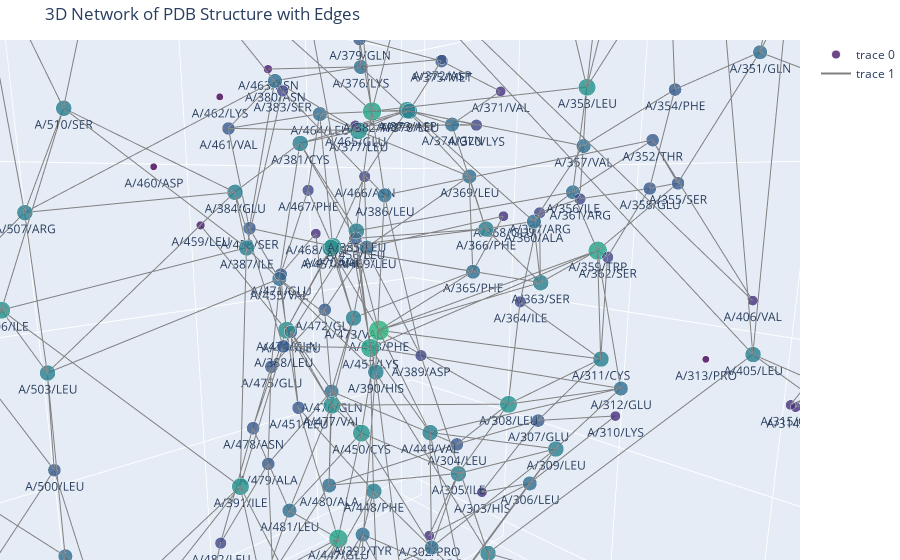

Here is the notebook cell this chart was saved with:
### Code cell
import json
import plotly.graph_objects as go

# Load the JSON data from a file
with open('/Users/davidfoutch/Desktop/7tt8.json', 'r') as file:
    json_data = json.load(file)

# Extract node and edge data from the loaded JSON
nodes = json_data['elements']['nodes']
edges = json_data['elements'].get('edges', [])  # Get edges, or default to an empty list

# Extract node coordinates and other data
node_positions = {node['data']['id']: (node['data']['x_coord'], node['data']['y_coord'], node['data']['z_coord']) for node in nodes}
x_coords = [pos[0] for pos in node_positions.values()]
y_coords = [pos[1] for pos in node_positions.values()]
z_coords = [pos[2] for pos in node_positions.values()]
labels = list(node_positions.keys())
degrees = [node['data']['degree'] for node in nodes]

# Create a 3D scatter plot for the nodes
node_trace = go.Scatter3d(
    x=x_coords, 
    y=y_coords, 
    z=z_coords,
    mode='markers+text',
    textposition="bottom center",
    marker=dict(
        size=[5 + degree for degree in degrees],  # Size by degree
        color=degrees,  # Color by degree
        colorscale='Viridis',  # Color scale
        opacity=0.8
    ),
    text=labels,  # Display the node ID on hover
    hoverinfo='text'
)

# Prepare the edges (lines between nodes)
edge_x = []
edge_y = []
edge_z = []

for edge in edges:
    source_node = edge['data']['source']
    target_node = edge['data']['target']
    
    # Get the positions of the source and target nodes
    if source_node in node_positions and target_node in node_positions:
        x0, y0, z0 = node_positions[source_node]
        x1, y1, z1 = node_positions[target_node]
    
        # Add the coordinates for the edge (line)
        edge_x.extend([x0, x1, None])  # None separates the edges
        edge_y.extend([y0, y1, None])
        edge_z.extend([z0, z1, None])

# Create a 3D line plot for the edges
edge_trace = go.Scatter3d(
    x=edge_x,
    y=edge_y,
    z=edge_z,
    mode='lines',
    line=dict(color='gray', width=2),
    hoverinfo='none'
)

# Create the 3D plot
fig = go.Figure(data=[node_trace, edge_trace])

# Set plot title and axis labels
fig.update_layout(
    title="3D Network of PDB Structure with Edges",
    scene=dict(
        xaxis_title='X Coordinate',
        yaxis_title='Y Coordinate',
        zaxis_title='Z Coordinate'
    ),
    margin=dict(l=0, r=0, b=0, t=40)  # Adjust margins
)

# Show the figure
fig.show()

### Figure 1 — Plotly figure (JSON) as saved in the notebook; plotly's stock layout.template omitted (floating-point values rounded to 4 significant figures; data arrays with more than 128 entries replaced by an {"elided": "..."} marker saying what was removed)
{"data": [{"hoverinfo": "text", "marker": {"color": {"elided": "236 int values"}, "colorscale": [[0, "#440154"], [0.1111, "#482878"], [0.2222, "#3e4989"], [0.3333, "#31688e"], [0.4444, "#26828e"], [0.5556, "#1f9e89"], [0.6667, "#35b779"], [0.7778, "#6ece58"], [0.8889, "#b5de2b"], [1, "#fde725"]], "opacity": 0.8, "size": {"elided": "236 int values"}}, "mode": "markers+text", "text": {"elided": "236 str values"}, "textposition": "bottom center", "type": "scatter3d", "x": {"elided": "236 float values"}, "y": {"elided": "236 float values"}, "z": {"elided": "236 float values"}}, {"hoverinfo": "none", "line": {"color": "gray", "width": 2}, "mode": "lines", "type": "scatter3d", "x": {"elided": "1488 float values"}, "y": {"elided": "1488 float values"}, "z": {"elided": "1488 float values"}}], "layout": {"autosize": true, "margin": {"b": 0, "l": 0, "r": 0, "t": 40}, "scene": {"aspectmode": "auto", "aspectratio": {"x": 0.9987, "y": 1.001, "z": 1.001}, "camera": {"center": {"x": 0, "y": 0, "z": 0}, "eye": {"x": 0.2696, "y": 0.2871, "z": 0.07531}, "projection": {"type": "perspective"}, "up": {"x": 0, "y": 0, "z": 1}}, "xaxis": {"title": {"text": "X Coordinate"}, "type": "linear"}, "yaxis": {"title": {"text": "Y Coordinate"}, "type": "linear"}, "zaxis": {"title": {"text": "Z Coordinate"}, "type": "linear"}}, "title": {"text": "3D Network of PDB Structure with Edges"}}}
